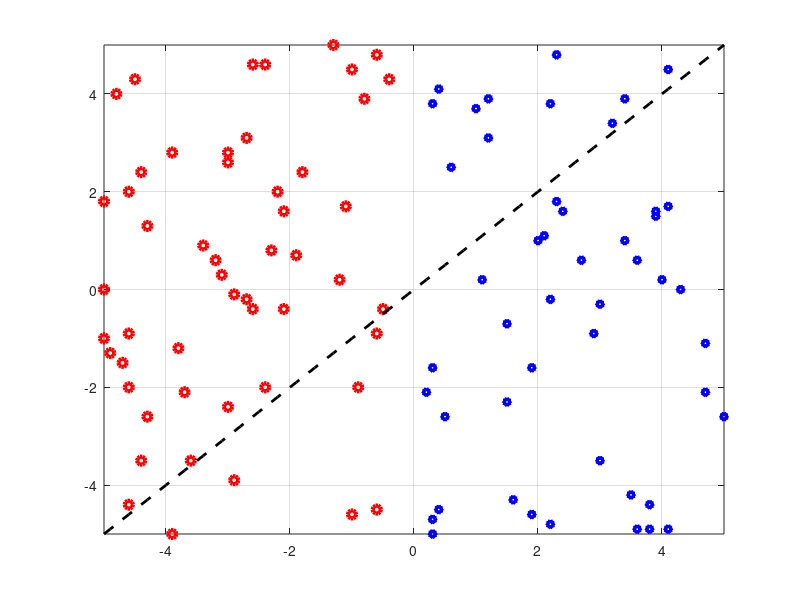
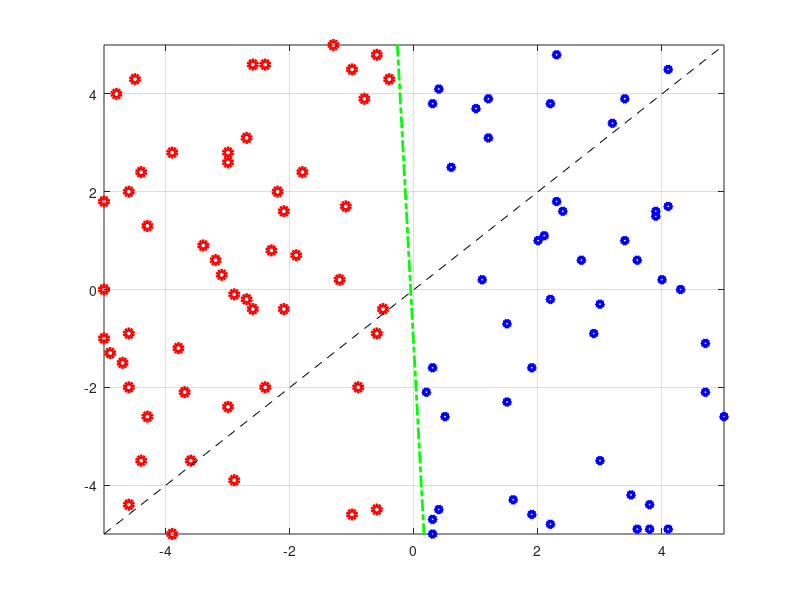

Write MATLAB code to recreate these figures, in order.
close all; clear all ; clc
%%
n=100;
x=zeros(1,n);
y=zeros(1,n);
h=zeros(1,n);
for i=1:n
    while(x(i)==y(i))
        x(i)=randi([-50 50],1,1); % separable data gneration
        y(i)=randi([-50 50],1,1);
    end
end
x=x/10;
y=y/10;

xt=-5:0.1:5;
yt=xt;
cp=0;
for i=1:n % labeling
    if (x(i)<cp*y(i))
        plot(x(i),y(i),'-ro','LineWidth',3);  % if y>x , positive
        h(i)=1;
    else
        plot(x(i),y(i),'-bp','LineWidth',3); % positive        
        h(i)=-1;
    end
    switch i
        case 1 
            hold on
        case n
            plot(xt,yt,'--k','LineWidth',2)
            hold off;axis([-5 5 -5 5]), grid on;
    end
end
%% PLA
g=zeros(1,n);

w=[0; 0; 1];
flag=1;
co=[ones(1,n);x;y];

while(1)
    for i=1:n
        g(i)=sign(w.'*co(:,i));
    end 
    index=1;
    while(index<=n)
        if(h(index)~=g(index))
            break;
        end
        index=index+1;
    end
    if (index>=n)
        break;
    end
    for i=1:3
        w(i)=w(i)+h(index)*co(i, index);
        % your code here
    end
    flag=flag+1;
end
yl=-(w(2)/w(3))*xt-w(1)/w(3);
figure,
for i=1:n
    if (x(i)<cp*y(i))
        plot(x(i),y(i),'-ro','LineWidth',3);  % if y>x , positive
    else
        plot(x(i),y(i),'-bp','LineWidth',3); % positive        
    end
    switch i
        case 1 
            hold on
        case n
            plot(xt,yt,'--k',xt,yl,'-.g','LineWidth',2);
            hold off;
            axis([-5 5 -5 5]), grid on;
    end
end
